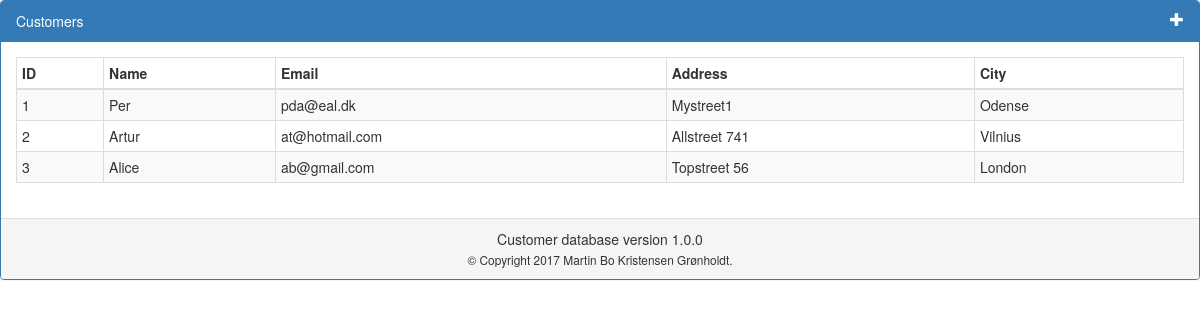
The page / on the database its author committed.
### tables this page shows
CREATE TABLE customerTable(idCust int NOT NULL UNIQUE, name varchar(100), email varchar(50), address varchar(50), city varchar(30));

### SQLite 10/app/views/customertable.py (the view)
class CustomerTable(MethodView):
    methods = ['GET']
    def get(self):
        return render_template('table.html', customers=CustomerDB().getAll())

### SQLite 10/app/__init__.py (called while the page is built)
@APP.teardown_appcontext
def close_connection(exception):
    db = getattr(g, '_database', None)
    if db is not None:
        db.close()

### SQLite 10/app/models/customerdb.py (called while the page is built)
    def __get_db(self):
        db = getattr(g, '_database', None)
        if db is None:
            db = g._database = sqlite3.connect(current_app.config['DATABASE'])
        db.row_factory = sqlite3.Row
        return db

    def getAll(self):
        return self.query_db('SELECT * FROM ' + self.tableName)

    def query_db(self, query, args=(), one=False):
        ret = []
        db = self.__get_db()
        cur = db.cursor()
        cur.execute(query, args)
        db.commit()
        values = cur.fetchall()
        cur.close()
        if values:
            if one:
                ret = values[0]
            else:
                ret = values
        return ret

### SQLite 10/app/templates/table.html (shortened to what this page needs)
{% extends "base.html" %}
{% block heading %}Customers <a href="{{ url_for('add') }}"
                                class="add_customer glyphicon glyphicon-plus"></a>{% endblock %}
{% block content %}
<table id="customer_table"
       class="table table-striped table-bordered table-condensed">
    <thead>
    <tr id="customer_table_row_header">
        <th id="customer_table_id_header">ID</th>
        <th id="customer_table_name_header">Name</th>
        <th id="customer_table_email_header">Email</th>
        <th id="customer_table_address_header">Address</th>
        <th id="customer_table_city_header">City</th>
    </tr>
    </thead>
    <tbody id="customer_table_body" style="overflow: auto;">
    {% for customer in customers %}
    <tr id="customer_table_row_{{ customer.idCust }}">
        <td>{{ customer.idCust }}</td>
        <td>{{ customer.name }}</td>
        <td>{{ customer.email }}</td>
        <td>{{ customer.address }}</td>
        <td>{{ customer.city }}</td>
    </tr>
    {% else %}
    <tr id="customer_table_row_none">
        <td colspan="5">No customers in the database</td>
    </tr>
    {% endfor %}
    </tbody>
</table>
{% endblock %}

### SQLite 10/app/templates/base.html (shortened to what this page needs)
<!DOCTYPE html>
<html lang="en">
<head>
    <link rel="stylesheet"
          href="https://maxcdn.bootstrapcdn.com/bootstrap/3.3.7/css/bootstrap.min.css"
>
</head>
<body>
<div class="panel panel-primary">
    <div class="panel-heading">{% block heading %}{% endblock %}</div>
    <div class="panel-body">{% block content %}{% endblock %}</div>
    <div class="panel-footer footer-text">Customer database version 1.0.0
    <br/>
    <small>
        &copy; Copyright 2017 Martin Bo Kristensen Gr&oslash;nholdt.</small></div>
</div>
</body>
</html>

### rows shown on the page
customerTable: idCust "1", name "Per", email "pda@eal.dk", address "Mystreet1", city "Odense"
customerTable: idCust "2", name "Artur", email "at@hotmail.com", address "Allstreet 741", city "Vilnius"
customerTable: idCust "3", name "Alice", email "ab@gmail.com", address "Topstreet 56", city "London"
